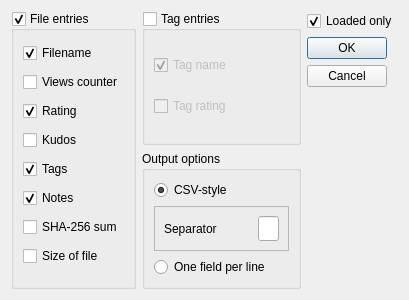
<?xml version="1.0" encoding="UTF-8"?>
<ui version="4.0">
 <class>ExportForm</class>
 <widget class="QDialog" name="ExportForm">
  <property name="windowModality">
   <enum>Qt::ApplicationModal</enum>
  </property>
  <property name="geometry">
   <rect>
    <x>0</x>
    <y>0</y>
    <width>409</width>
    <height>300</height>
   </rect>
  </property>
  <property name="windowTitle">
   <string>Export image data</string>
  </property>
  <layout class="QGridLayout" name="gridLayout">
   <item row="0" column="0" rowspan="4">
    <widget class="QGroupBox" name="groupBox">
     <property name="title">
      <string>File entries</string>
     </property>
     <property name="checkable">
      <bool>true</bool>
     </property>
     <layout class="QVBoxLayout" name="verticalLayout">
      <item>
       <widget class="QCheckBox" name="checkBox">
        <property name="text">
         <string>Filename</string>
        </property>
        <property name="checked">
         <bool>true</bool>
        </property>
       </widget>
      </item>
      <item>
       <widget class="QCheckBox" name="checkBox_2">
        <property name="text">
         <string>Views counter</string>
        </property>
       </widget>
      </item>
      <item>
       <widget class="QCheckBox" name="checkBox_3">
        <property name="text">
         <string>Rating</string>
        </property>
        <property name="checked">
         <bool>true</bool>
        </property>
       </widget>
      </item>
      <item>
       <widget class="QCheckBox" name="checkBox_4">
        <property name="text">
         <string>Kudos</string>
        </property>
       </widget>
      </item>
      <item>
       <widget class="QCheckBox" name="checkBox_5">
        <property name="text">
         <string>Tags</string>
        </property>
        <property name="checked">
         <bool>true</bool>
        </property>
       </widget>
      </item>
      <item>
       <widget class="QCheckBox" name="checkBox_6">
        <property name="text">
         <string>Notes</string>
        </property>
        <property name="checked">
         <bool>true</bool>
        </property>
       </widget>
      </item>
      <item>
       <widget class="QCheckBox" name="checkBox_7">
        <property name="text">
         <string>SHA-256 sum</string>
        </property>
       </widget>
      </item>
      <item>
       <widget class="QCheckBox" name="checkBox_8">
        <property name="text">
         <string>Size of file</string>
        </property>
       </widget>
      </item>
     </layout>
    </widget>
   </item>
   <item row="0" column="1" rowspan="3">
    <widget class="QGroupBox" name="groupBox_2">
     <property name="title">
      <string>Tag entries</string>
     </property>
     <property name="checkable">
      <bool>true</bool>
     </property>
     <property name="checked">
      <bool>false</bool>
     </property>
     <layout class="QVBoxLayout" name="verticalLayout_2">
      <item>
       <widget class="QCheckBox" name="checkBox_9">
        <property name="text">
         <string>Tag name</string>
        </property>
        <property name="checked">
         <bool>true</bool>
        </property>
       </widget>
      </item>
      <item>
       <widget class="QCheckBox" name="checkBox_10">
        <property name="text">
         <string>Tag rating</string>
        </property>
       </widget>
      </item>
     </layout>
    </widget>
   </item>
   <item row="0" column="2">
    <widget class="QCheckBox" name="checkBox_11">
     <property name="text">
      <string>Loaded only</string>
     </property>
     <property name="checked">
      <bool>true</bool>
     </property>
    </widget>
   </item>
   <item row="3" column="1">
    <widget class="QGroupBox" name="groupBox_3">
     <property name="title">
      <string>Output options</string>
     </property>
     <property name="checkable">
      <bool>false</bool>
     </property>
     <layout class="QVBoxLayout" name="verticalLayout_3">
      <item>
       <widget class="QRadioButton" name="radioButton_3">
        <property name="text">
         <string>CSV-style</string>
        </property>
        <property name="checked">
         <bool>true</bool>
        </property>
       </widget>
      </item>
      <item>
       <widget class="QFrame" name="frame">
        <property name="frameShape">
         <enum>QFrame::StyledPanel</enum>
        </property>
        <property name="frameShadow">
         <enum>QFrame::Raised</enum>
        </property>
        <layout class="QHBoxLayout" name="horizontalLayout">
         <item>
          <widget class="QLabel" name="label">
           <property name="text">
            <string>Separator</string>
           </property>
          </widget>
         </item>
         <item>
          <widget class="QLineEdit" name="lineEdit">
           <property name="minimumSize">
            <size>
             <width>21</width>
             <height>25</height>
            </size>
           </property>
           <property name="maximumSize">
            <size>
             <width>21</width>
             <height>25</height>
            </size>
           </property>
          </widget>
         </item>
        </layout>
       </widget>
      </item>
      <item>
       <widget class="QRadioButton" name="radioButton_4">
        <property name="text">
         <string>One field per line</string>
        </property>
       </widget>
      </item>
     </layout>
    </widget>
   </item>
   <item row="1" column="2">
    <widget class="QDialogButtonBox" name="buttonBox">
     <property name="orientation">
      <enum>Qt::Vertical</enum>
     </property>
     <property name="standardButtons">
      <set>QDialogButtonBox::Cancel|QDialogButtonBox::Ok</set>
     </property>
    </widget>
   </item>
  </layout>
 </widget>
 <resources/>
 <connections>
  <connection>
   <sender>buttonBox</sender>
   <signal>accepted()</signal>
   <receiver>ExportForm</receiver>
   <slot>accept()</slot>
   <hints>
    <hint type="sourcelabel">
     <x>248</x>
     <y>254</y>
    </hint>
    <hint type="destinationlabel">
     <x>157</x>
     <y>274</y>
    </hint>
   </hints>
  </connection>
  <connection>
   <sender>buttonBox</sender>
   <signal>rejected()</signal>
   <receiver>ExportForm</receiver>
   <slot>reject()</slot>
   <hints>
    <hint type="sourcelabel">
     <x>316</x>
     <y>260</y>
    </hint>
    <hint type="destinationlabel">
     <x>286</x>
     <y>274</y>
    </hint>
   </hints>
  </connection>
 </connections>
</ui>
